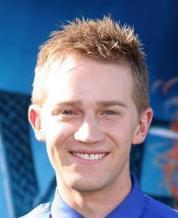
#> input picture data/original/000104.jpg, 178 x 218 px; its folder holds only this picture in this run
$ python to_npy.py
#> lines starting #> are read from the running program, lines starting #| are printed output that depends on the picture
import glob
import os
import cv2
import numpy as np

ratio = 0.9
image_size = 128

x = []
paths = glob.glob('./original/*')
for path in paths:
    img = cv2.imread(path)
#> img is the input picture: shape (218, 178, 3); mean B, G, R 143.6, 119, 110
    img = cv2.resize(img, (128, 128))
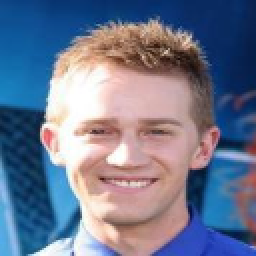
#> img: shape (128, 128, 3) (shown 2 times larger); mean B, G, R 143.5, 118.9, 109.9
    img = cv2.cvtColor(img, cv2.COLOR_BGR2RGB)
    x.append(img)

x = np.array(x, dtype=np.uint8)
np.random.shuffle(x)

p = int(ratio * len(x))
#> p = 0
x_train = x[:p]
#> x_train = empty array
x_test = x[p:]

if not os.path.exists('./npy'):
    os.mkdir('./npy')
np.save('./npy/x_train.npy', x_train)
np.save('./npy/x_test.npy', x_test)


$ run again, on data/original/000556.jpg
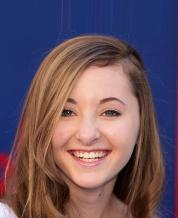
#> input picture data/original/000556.jpg, 178 x 218 px
#> img is the input picture: shape (218, 178, 3); mean B, G, R 95.3, 82.2, 104.3
#> `img = cv2.resize(img, (128, 128))`:
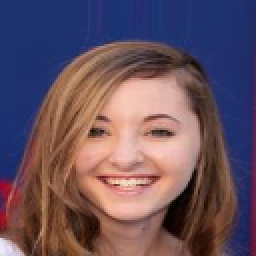
#> img: shape (128, 128, 3) (shown 2 times larger); mean B, G, R 95.2, 82, 104.2
#> p = 0
#> x_train = empty array

$ run again, on data/original/000872.jpg
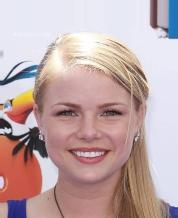
#> input picture data/original/000872.jpg, 178 x 218 px
#> img is the input picture: shape (218, 178, 3); mean B, G, R 169.5, 169, 193.2
#> `img = cv2.resize(img, (128, 128))`:
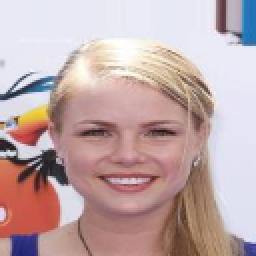
#> img: shape (128, 128, 3) (shown 2 times larger); mean B, G, R 169.5, 168.9, 193.2
#> p = 0
#> x_train = empty array

$ run again, on data/original/001176.jpg
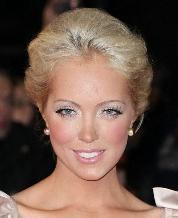
#> input picture data/original/001176.jpg, 178 x 218 px
#> img is the input picture: shape (218, 178, 3); mean B, G, R 75.9, 87.5, 110.9
#> `img = cv2.resize(img, (128, 128))`:
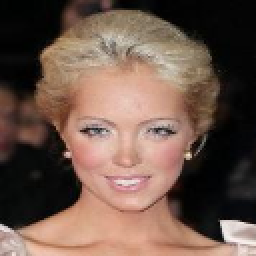
#> img: shape (128, 128, 3) (shown 2 times larger); mean B, G, R 75.8, 87.4, 110.7
#> p = 0
#> x_train = empty array

$ run again, on data/original/000123.jpg
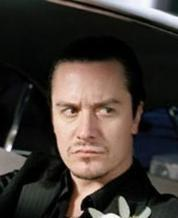
#> input picture data/original/000123.jpg, 178 x 218 px
#> img is the input picture: shape (218, 178, 3); mean B, G, R 51.1, 56.3, 64.2
#> `img = cv2.resize(img, (128, 128))`:
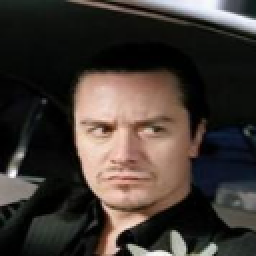
#> img: shape (128, 128, 3) (shown 2 times larger); mean B, G, R 51, 56.2, 64.1
#> p = 0
#> x_train = empty array
